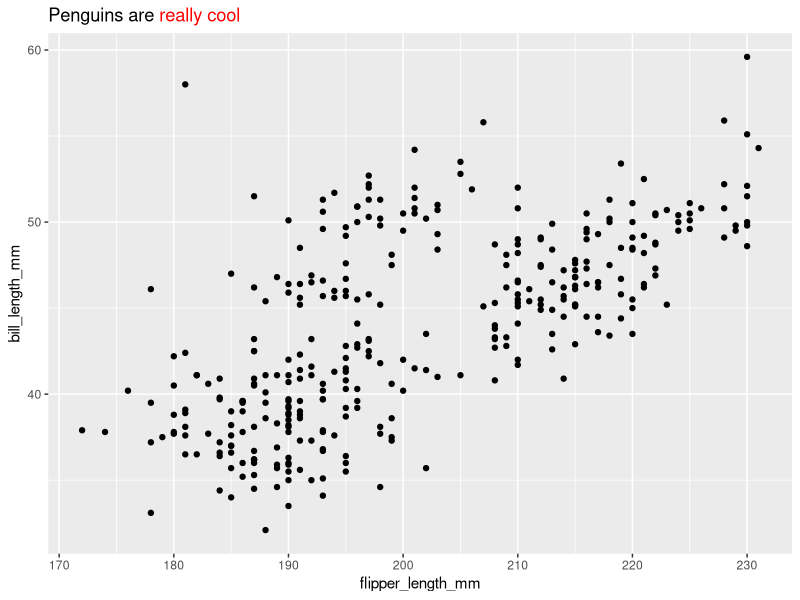

This figure's R source:
library(tidyverse)
library(ggtext)
library(palmerpenguins)

ggplot(data = penguins,
       aes(x = flipper_length_mm,
           y = bill_length_mm)) +
  geom_point() +
  labs(title = "Penguins are <span style='color: red;'>really cool</span>") +
  theme(plot.title = element_markdown())

# I got this to work!